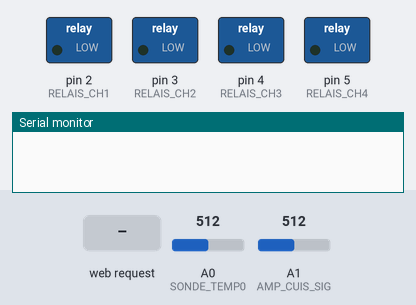
Bench run of a sketch on a simulated Arduino Uno, built with avr-gcc and run on an emulated ATmega328P. On the bench: switched loads named in the sketch (green lamp = pin HIGH), the last lines printed to the serial monitor. The inputs (shaded band) are chosen by the test bench; at power-on: A0 (SONDE_TEMP0) = 512, A1 (AMP_CUIS_SIG) = 512.

Above: at 1.3 s.
1.4 s: HTTP request GET /C0 received
At 2.0 s:
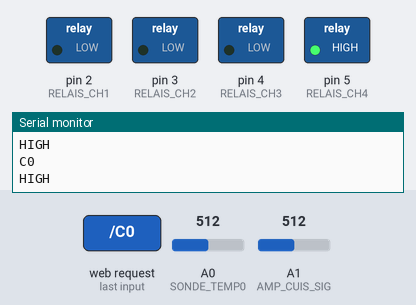
3.0 s: HTTP request GET /C1 received
At 7.3 s:
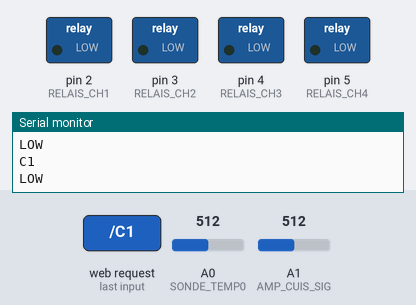
Timing chart, 0 to 8.8 s (numbered marks = the images above; inputs shaded):
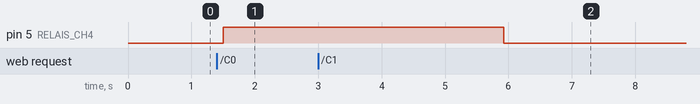

Measured:
- after the input at 1.4 s, pin 5 (RELAIS_CH4): LOW → HIGH after 0.10 s
- after the input at 3.0 s, pin 5 (RELAIS_CH4): HIGH → LOW after 2.9 s

The sketch:

node02.ino
```cpp
// Temperatures
int SONDE_TEMP0 = A0;
int temp_c = 0;
float temp_cm = 0.00;

// Conso cuisine
int AMP_CUIS_SIG = A1;

// Relais
int RELAIS_CH1 = 2;
int RELAIS_CH2 = 3;
int RELAIS_CH3 = 4;
int RELAIS_CH4 = 5;

// WebServer
#include <UIPEthernet.h>
byte mac[] = {
  0x00, 0x00, 0x00, 0x01, 0x01, 0x02 };
byte ip[] = {
  192, 168, 1, 22 };
EthernetServer server(80);
boolean reading = false;
#define BUFSIZ 100

//float ACS712(int pin) {
//  int sensor_max = -1;
//  int sample = 250;
//  int sensor_raw = 0;
//  float sensor_moy = 0.00;
//  for(int i = 0; i < sample; i++) {
//    sensor_raw = analogRead(pin);
//    if (sensor_raw > sensor_max) {
//      sensor_max = sensor_raw;
//    }
//    delay(1);
//  }
//  return sensor_max;
//}

float ACS712(int pin, int amp) {
  float coef;
  long VQ = 0;
  for (int i=0; i<2500; i++) {
    VQ += analogRead(pin);
    delay(1);
  }
  VQ /= 2500;
  const unsigned long sampleTime = 100000UL;                           // sample over 100ms, it is an exact number of cycles for both 50Hz and 60Hz mains
  const unsigned long numSamples = 250UL;                               // choose the number of samples to divide sampleTime exactly, but low enough for the ADC to keep up
  const unsigned long sampleInterval = sampleTime/numSamples;  // the sampling interval, must be longer than then ADC conversion time
//  const int adc_zero = 524;
  const int adc_zero = VQ;
  unsigned long currentAcc = 0;
  unsigned int count = 0;
  unsigned long prevMicros = micros() - sampleInterval ;
  while (count < numSamples)
  {
    if (micros() - prevMicros >= sampleInterval)
    {
      long adc_raw = analogRead(pin) - adc_zero;
      currentAcc += (unsigned long)(adc_raw * adc_raw);
      ++count;
      prevMicros += sampleInterval;
    }
  }
  if (amp == 20) {
    coef = 5000.00 / 100.00;
  } else if (amp == 5) {
    coef = 5000.00 / 185.00;
  } else if (amp == 30) {
    coef = 5000.00 / 66.00;
  }
  float rms = sqrt((float)currentAcc/(float)numSamples) * (coef / 1024.0);
  return rms;
}

float TMP36(int capteur) {
  unsigned long temperature_raw = 0;
  int sample = 250;
  float temperature_moy = 0.00;
  for(int i = 0; i < sample; i++) {
    temperature_raw = analogRead(capteur);
    temperature_moy += temperature_raw;
    delay(5);
  }
  float temperature = (((((temperature_moy / sample) * 5.00) / 1024.00) * 1000.00) - 500.00) / 10.00;
  return temperature;
}

void setup() {
  Serial.begin(9600);
  pinMode(SONDE_TEMP0, INPUT);
  pinMode(RELAIS_CH1, OUTPUT);
  pinMode(RELAIS_CH2, OUTPUT);
  pinMode(RELAIS_CH3, OUTPUT);
  pinMode(RELAIS_CH4, OUTPUT);
  pinMode(AMP_CUIS_SIG, INPUT);
  Ethernet.begin(mac, ip);
  server.begin();
}

void loop() {
  char clientline[BUFSIZ];
  int index = 0;
  EthernetClient client = server.available();
  if (client) {
    boolean currentLineIsBlank = true;
    while (client.connected()) {
      if (client.available()) {
        char c = client.read();
        if (c != '\n' && c != '\r') {
          clientline[index] = c;
          index++;
          if (index >= BUFSIZ)
            index = BUFSIZ -1;
          continue;
        }
        clientline[index] = 0;
        if (strstr(clientline, "GET /") != 0) {
          char *command;
          command = clientline + 5;
          (strstr(clientline, " HTTP"))[0] = 0;
          String comm = String(command[0]);
          comm += String(command[1]);
          Serial.println(comm);
          if (comm == "C1" ) {
            Serial.println("LOW");
            digitalWrite(RELAIS_CH4, LOW);
          }
          if (comm == "C0") {
            digitalWrite(RELAIS_CH4, HIGH);
            Serial.println("HIGH");
          }
        }
        if (c == '\n' && currentLineIsBlank) {
          client.println("HTTP/1.1 200 OK");
          client.println("Content-Type: text/xml");
          client.println();
          client.println("<?xml version=\"1.0\"?>");
          client.println("<root>");
          // Cuisine
          client.println("<node>");
          client.println("\t<name>Cuisine</name>");
          client.println("\t<sensor>");
          client.println("\t\t<name>Temperature</name>");
          client.print("\t\t<value>");
          client.print(TMP36(SONDE_TEMP0));
          client.println("</value>");
          client.println("\t\t<type>TMP36</type>");
          client.println("\t</sensor>");
          client.println("\t<sensor>");
          client.println("\t\t<name>Amperes</name>");
          client.print("\t\t<value>");
          client.print(ACS712(AMP_CUIS_SIG, 20));
          client.println("</value>");
          client.println("\t\t<type>ACS712-20</type>");
          client.println("\t</sensor>");
          client.println("</node>");
          client.println("</root>");
          break;
        }
        if (c == '\n') {
          currentLineIsBlank = true;
        }
        else if (c != '\r') {
          currentLineIsBlank = false;
        }
      }
    }
    delay(5);
    client.stop();
  }
  delay(250);
}
```
